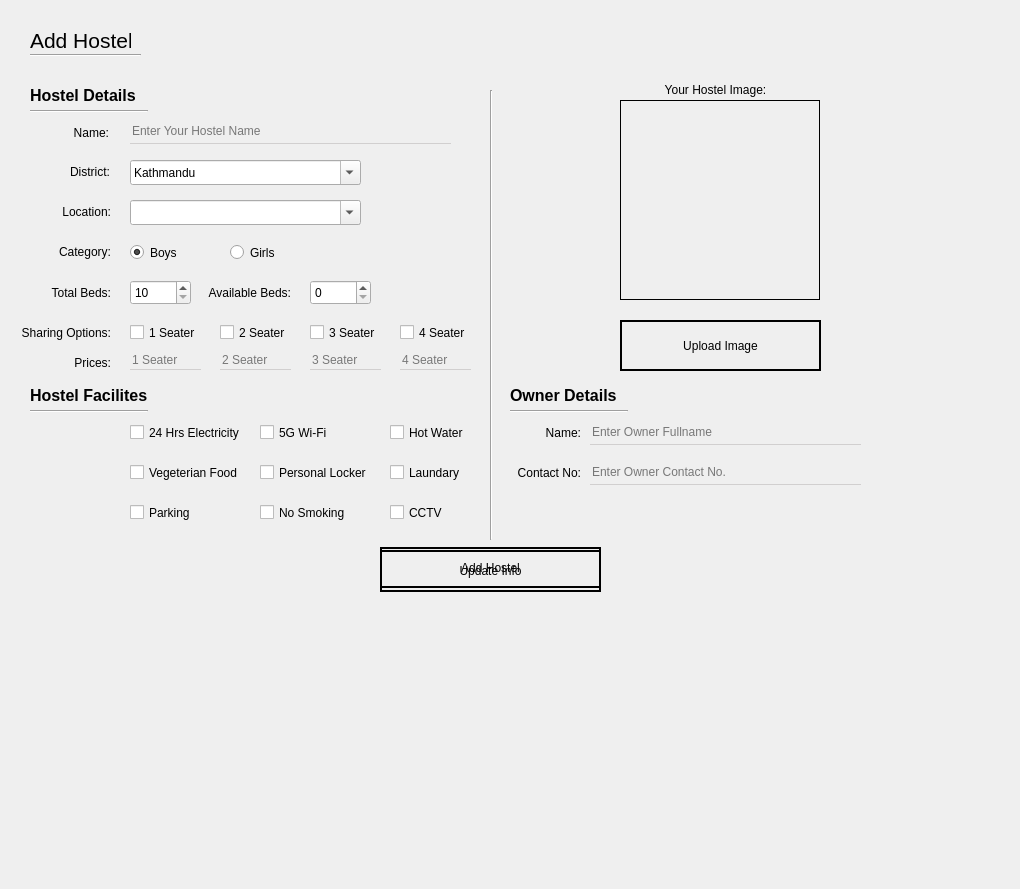
         <widget class="QWidget" name="addHostel_page">
          <property name="minimumSize">
           <size>
            <width>0</width>
            <height>0</height>
           </size>
          </property>
          <property name="styleSheet">
           <string notr="true">.QLineEdit{
	background: transparent;
	border:none;
	border-bottom: 1px solid rgb(209, 207, 207);
}
.QPushButton{
 border : 2px solid black;
text-align: center;
}
</string>
          </property>
          <widget class="QLabel" name="label_title">
           <property name="geometry">
            <rect>
             <x>30</x>
             <y>10</y>
             <width>101</width>
             <height>61</height>
            </rect>
           </property>
           <property name="styleSheet">
            <string notr="true">font-size : 16pt;</string>
           </property>
           <property name="text">
            <string>Add Hostel</string>
           </property>
           <property name="alignment">
            <set>Qt::AlignLeading|Qt::AlignLeft|Qt::AlignVCenter</set>
           </property>
          </widget>
          <widget class="QWidget" name="widget" native="true">
           <property name="geometry">
            <rect>
             <x>10</x>
             <y>80</y>
             <width>1001</width>
             <height>800</height>
            </rect>
           </property>
           <property name="sizePolicy">
            <sizepolicy hsizetype="Preferred" vsizetype="Preferred">
             <horstretch>0</horstretch>
             <verstretch>0</verstretch>
            </sizepolicy>
           </property>
           <property name="minimumSize">
            <size>
             <width>0</width>
             <height>800</height>
            </size>
           </property>
           <widget class="QLabel" name="label_4">
            <property name="geometry">
             <rect>
              <x>-10</x>
              <y>119</y>
              <width>111</width>
              <height>25</height>
             </rect>
            </property>
            <property name="text">
             <string>Location:</string>
            </property>
            <property name="alignment">
             <set>Qt::AlignRight|Qt::AlignTrailing|Qt::AlignVCenter</set>
            </property>
           </widget>
           <widget class="QCheckBox" name="in_5GWiFi">
            <property name="geometry">
             <rect>
              <x>250</x>
              <y>340</y>
              <width>120</width>
              <height>25</height>
             </rect>
            </property>
            <property name="cursor">
             <cursorShape>PointingHandCursor</cursorShape>
            </property>
            <property name="text">
             <string>5G Wi-Fi</string>
            </property>
           </widget>
           <widget class="QCheckBox" name="in_noSmoking">
            <property name="geometry">
             <rect>
              <x>250</x>
              <y>420</y>
              <width>120</width>
              <height>25</height>
             </rect>
            </property>
            <property name="cursor">
             <cursorShape>PointingHandCursor</cursorShape>
            </property>
            <property name="text">
             <string>No Smoking</string>
            </property>
           </widget>
           <widget class="QLabel" name="label_13">
            <property name="geometry">
             <rect>
              <x>480</x>
              <y>340</y>
              <width>91</width>
              <height>25</height>
             </rect>
            </property>
            <property name="text">
             <string>Name:</string>
            </property>
            <property name="alignment">
             <set>Qt::AlignRight|Qt::AlignTrailing|Qt::AlignVCenter</set>
            </property>
           </widget>
           <widget class="QCheckBox" name="in_hotWater">
            <property name="geometry">
             <rect>
              <x>380</x>
              <y>340</y>
              <width>120</width>
              <height>25</height>
             </rect>
            </property>
            <property name="cursor">
             <cursorShape>PointingHandCursor</cursorShape>
            </property>
            <property name="text">
             <string>Hot Water</string>
            </property>
           </widget>
           <widget class="QLabel" name="label_3">
            <property name="geometry">
             <rect>
              <x>-11</x>
              <y>79</y>
              <width>111</width>
              <height>25</height>
             </rect>
            </property>
            <property name="text">
             <string>District:</string>
            </property>
            <property name="alignment">
             <set>Qt::AlignRight|Qt::AlignTrailing|Qt::AlignVCenter</set>
            </property>
           </widget>
           <widget class="QCheckBox" name="in_vegFood">
            <property name="geometry">
             <rect>
              <x>120</x>
              <y>380</y>
              <width>120</width>
              <height>25</height>
             </rect>
            </property>
            <property name="cursor">
             <cursorShape>PointingHandCursor</cursorShape>
            </property>
            <property name="text">
             <string>Vegeterian Food</string>
            </property>
           </widget>
           <widget class="QPushButton" name="uploadImageBtn">
            <property name="geometry">
             <rect>
              <x>610</x>
              <y>240</y>
              <width>201</width>
              <height>51</height>
             </rect>
            </property>
            <property name="layoutDirection">
             <enum>Qt::LeftToRight</enum>
            </property>
            <property name="text">
             <string>Upload Image</string>
            </property>
           </widget>
           <widget class="QComboBox" name="in_district">
            <property name="geometry">
             <rect>
              <x>120</x>
              <y>80</y>
              <width>231</width>
              <height>25</height>
             </rect>
            </property>
            <property name="editable">
             <bool>true</bool>
            </property>
            <property name="placeholderText">
             <string/>
            </property>
            <item>
             <property name="text">
              <string>Kathmandu</string>
             </property>
            </item>
            <item>
             <property name="text">
              <string>Bhaktapur</string>
             </property>
            </item>
            <item>
             <property name="text">
              <string>Lalitpur</string>
             </property>
            </item>
           </widget>
           <widget class="QLabel" name="label_9">
            <property name="geometry">
             <rect>
              <x>-10</x>
              <y>270</y>
              <width>111</width>
              <height>25</height>
             </rect>
            </property>
            <property name="text">
             <string>Prices:</string>
            </property>
            <property name="alignment">
             <set>Qt::AlignRight|Qt::AlignTrailing|Qt::AlignVCenter</set>
            </property>
           </widget>
           <widget class="QCheckBox" name="in_threeSeater">
            <property name="geometry">
             <rect>
              <x>300</x>
              <y>240</y>
              <width>71</width>
              <height>25</height>
             </rect>
            </property>
            <property name="cursor">
             <cursorShape>PointingHandCursor</cursorShape>
            </property>
            <property name="text">
             <string>3 Seater</string>
            </property>
           </widget>
           <widget class="QLabel" name="label_8">
            <property name="geometry">
             <rect>
              <x>-10</x>
              <y>240</y>
              <width>111</width>
              <height>25</height>
             </rect>
            </property>
            <property name="text">
             <string>Sharing Options:</string>
            </property>
            <property name="alignment">
             <set>Qt::AlignRight|Qt::AlignTrailing|Qt::AlignVCenter</set>
            </property>
           </widget>
           <widget class="Line" name="line_4">
            <property name="geometry">
             <rect>
              <x>500</x>
              <y>330</y>
              <width>118</width>
              <height>3</height>
             </rect>
            </property>
            <property name="orientation">
             <enum>Qt::Horizontal</enum>
            </property>
           </widget>
           <widget class="QCheckBox" name="in_cctv">
            <property name="geometry">
             <rect>
              <x>380</x>
              <y>420</y>
              <width>120</width>
              <height>25</height>
             </rect>
            </property>
            <property name="cursor">
             <cursorShape>PointingHandCursor</cursorShape>
            </property>
            <property name="text">
             <string>CCTV</string>
            </property>
           </widget>
           <widget class="QLabel" name="label_10">
            <property name="geometry">
             <rect>
              <x>20</x>
              <y>300</y>
              <width>121</width>
              <height>31</height>
             </rect>
            </property>
            <property name="styleSheet">
             <string notr="true">font-weight : 600;
font-size : 12pt;</string>
            </property>
            <property name="text">
             <string>Hostel Facilites</string>
            </property>
           </widget>
           <widget class="QLineEdit" name="in_ownerContact">
            <property name="geometry">
             <rect>
              <x>580</x>
              <y>380</y>
              <width>271</width>
              <height>25</height>
             </rect>
            </property>
            <property name="placeholderText">
             <string>Enter Owner Contact No.</string>
            </property>
           </widget>
           <widget class="QRadioButton" name="radioBtn_girls">
            <property name="geometry">
             <rect>
              <x>220</x>
              <y>160</y>
              <width>70</width>
              <height>25</height>
             </rect>
            </property>
            <property name="cursor">
             <cursorShape>PointingHandCursor</cursorShape>
            </property>
            <property name="text">
             <string>Girls</string>
            </property>
           </widget>
           <widget class="Line" name="line_3">
            <property name="geometry">
             <rect>
              <x>480</x>
              <y>10</y>
              <width>3</width>
              <height>450</height>
             </rect>
            </property>
            <property name="sizePolicy">
             <sizepolicy hsizetype="Fixed" vsizetype="Preferred">
              <horstretch>0</horstretch>
              <verstretch>0</verstretch>
             </sizepolicy>
            </property>
            <property name="orientation">
             <enum>Qt::Vertical</enum>
            </property>
           </widget>
           <widget class="QPushButton" name="addHostelBtn">
            <property name="geometry">
             <rect>
              <x>370</x>
              <y>467</y>
              <width>221</width>
              <height>41</height>
             </rect>
            </property>
            <property name="text">
             <string>Add Hostel</string>
            </property>
           </widget>
           <widget class="QSpinBox" name="in_totalBeds">
            <property name="geometry">
             <rect>
              <x>120</x>
              <y>200</y>
              <width>61</width>
              <height>25</height>
             </rect>
            </property>
            <property name="minimum">
             <number>10</number>
            </property>
           </widget>
           <widget class="QLabel" name="label_12">
            <property name="geometry">
             <rect>
              <x>500</x>
              <y>300</y>
              <width>121</width>
              <height>31</height>
             </rect>
            </property>
            <property name="styleSheet">
             <string notr="true">font-weight : 600;
font-size : 12pt;</string>
            </property>
            <property name="text">
             <string>Owner Details</string>
            </property>
           </widget>
           <widget class="QCheckBox" name="in_oneSeater">
            <property name="geometry">
             <rect>
              <x>120</x>
              <y>240</y>
              <width>71</width>
              <height>25</height>
             </rect>
            </property>
            <property name="cursor">
             <cursorShape>PointingHandCursor</cursorShape>
            </property>
            <property name="text">
             <string>1 Seater</string>
            </property>
           </widget>
           <widget class="QLabel" name="label_hostel_img">
            <property name="geometry">
             <rect>
              <x>610</x>
              <y>20</y>
              <width>200</width>
              <height>200</height>
             </rect>
            </property>
            <property name="styleSheet">
             <string notr="true">border: 1px solid black;</string>
            </property>
            <property name="text">
             <string/>
            </property>
            <property name="alignment">
             <set>Qt::AlignCenter</set>
            </property>
           </widget>
           <widget class="QSpinBox" name="in_availableBeds">
            <property name="geometry">
             <rect>
              <x>300</x>
              <y>200</y>
              <width>61</width>
              <height>25</height>
             </rect>
            </property>
           </widget>
           <widget class="Line" name="line_2">
            <property name="geometry">
             <rect>
              <x>20</x>
              <y>330</y>
              <width>118</width>
              <height>3</height>
             </rect>
            </property>
            <property name="orientation">
             <enum>Qt::Horizontal</enum>
            </property>
           </widget>
           <widget class="QLineEdit" name="in_price1">
            <property name="geometry">
             <rect>
              <x>120</x>
              <y>270</y>
              <width>71</width>
              <height>20</height>
             </rect>
            </property>
            <property name="text">
             <string/>
            </property>
            <property name="readOnly">
             <bool>false</bool>
            </property>
            <property name="placeholderText">
             <string>1 Seater</string>
            </property>
           </widget>
           <widget class="QLabel" name="label_2">
            <property name="geometry">
             <rect>
              <x>-12</x>
              <y>40</y>
              <width>111</width>
              <height>25</height>
             </rect>
            </property>
            <property name="text">
             <string>Name:</string>
            </property>
            <property name="alignment">
             <set>Qt::AlignRight|Qt::AlignTrailing|Qt::AlignVCenter</set>
            </property>
           </widget>
           <widget class="QCheckBox" name="in_parking">
            <property name="geometry">
             <rect>
              <x>120</x>
              <y>420</y>
              <width>120</width>
              <height>25</height>
             </rect>
            </property>
            <property name="cursor">
             <cursorShape>PointingHandCursor</cursorShape>
            </property>
            <property name="text">
             <string>Parking</string>
            </property>
           </widget>
           <widget class="QComboBox" name="in_location">
            <property name="geometry">
             <rect>
              <x>120</x>
              <y>120</y>
              <width>231</width>
              <height>25</height>
             </rect>
            </property>
            <property name="editable">
             <bool>true</bool>
            </property>
           </widget>
           <widget class="QCheckBox" name="in_24HrsElec">
            <property name="geometry">
             <rect>
              <x>120</x>
              <y>340</y>
              <width>120</width>
              <height>25</height>
             </rect>
            </property>
            <property name="cursor">
             <cursorShape>PointingHandCursor</cursorShape>
            </property>
            <property name="text">
             <string>24 Hrs Electricity</string>
            </property>
           </widget>
           <widget class="QCheckBox" name="in_persLocker">
            <property name="geometry">
             <rect>
              <x>250</x>
              <y>380</y>
              <width>120</width>
              <height>25</height>
             </rect>
            </property>
            <property name="cursor">
             <cursorShape>PointingHandCursor</cursorShape>
            </property>
            <property name="text">
             <string>Personal Locker</string>
            </property>
           </widget>
           <widget class="QLabel" name="label_7">
            <property name="geometry">
             <rect>
              <x>190</x>
              <y>200</y>
              <width>91</width>
              <height>25</height>
             </rect>
            </property>
            <property name="text">
             <string>Available Beds:</string>
            </property>
            <property name="alignment">
             <set>Qt::AlignRight|Qt::AlignTrailing|Qt::AlignVCenter</set>
            </property>
           </widget>
           <widget class="QLineEdit" name="in_ownerName">
            <property name="geometry">
             <rect>
              <x>580</x>
              <y>340</y>
              <width>271</width>
              <height>25</height>
             </rect>
            </property>
            <property name="placeholderText">
             <string>Enter Owner Fullname</string>
            </property>
           </widget>
           <widget class="QLineEdit" name="in_price3">
            <property name="geometry">
             <rect>
              <x>300</x>
              <y>270</y>
              <width>71</width>
              <height>20</height>
             </rect>
            </property>
            <property name="placeholderText">
             <string>3 Seater</string>
            </property>
           </widget>
           <widget class="QLineEdit" name="in_price4">
            <property name="geometry">
             <rect>
              <x>390</x>
              <y>270</y>
              <width>71</width>
              <height>20</height>
             </rect>
            </property>
            <property name="placeholderText">
             <string>4 Seater</string>
            </property>
           </widget>
           <widget class="QRadioButton" name="radioBtn_boys">
            <property name="geometry">
             <rect>
              <x>120</x>
              <y>160</y>
              <width>81</width>
              <height>25</height>
             </rect>
            </property>
            <property name="cursor">
             <cursorShape>PointingHandCursor</cursorShape>
            </property>
            <property name="text">
             <string>Boys</string>
            </property>
            <property name="checked">
             <bool>true</bool>
            </property>
           </widget>
           <widget class="QLabel" name="label_6">
            <property name="geometry">
             <rect>
              <x>-10</x>
              <y>200</y>
              <width>111</width>
              <height>25</height>
             </rect>
            </property>
            <property name="text">
             <string>Total Beds:</string>
            </property>
            <property name="alignment">
             <set>Qt::AlignRight|Qt::AlignTrailing|Qt::AlignVCenter</set>
            </property>
           </widget>
           <widget class="QLineEdit" name="in_price2">
            <property name="geometry">
             <rect>
              <x>210</x>
              <y>270</y>
              <width>71</width>
              <height>20</height>
             </rect>
            </property>
            <property name="placeholderText">
             <string>2 Seater</string>
            </property>
           </widget>
           <widget class="QLabel" name="label">
            <property name="geometry">
             <rect>
              <x>20</x>
              <y>0</y>
              <width>121</width>
              <height>31</height>
             </rect>
            </property>
            <property name="styleSheet">
             <string notr="true">font-weight : 600;
font-size : 12pt;</string>
            </property>
            <property name="text">
             <string>Hostel Details</string>
            </property>
           </widget>
           <widget class="QCheckBox" name="in_fourSeater">
            <property name="geometry">
             <rect>
              <x>390</x>
              <y>240</y>
              <width>71</width>
              <height>25</height>
             </rect>
            </property>
            <property name="cursor">
             <cursorShape>PointingHandCursor</cursorShape>
            </property>
            <property name="text">
             <string>4 Seater</string>
            </property>
           </widget>
           <widget class="QCheckBox" name="in_laundary">
            <property name="geometry">
             <rect>
              <x>380</x>
              <y>380</y>
              <width>120</width>
              <height>25</height>
             </rect>
            </property>
            <property name="cursor">
             <cursorShape>PointingHandCursor</cursorShape>
            </property>
            <property name="text">
             <string>Laundary</string>
            </property>
           </widget>
           <widget class="QLineEdit" name="in_hostelName">
            <property name="geometry">
             <rect>
              <x>120</x>
              <y>39</y>
              <width>321</width>
              <height>25</height>
             </rect>
            </property>
            <property name="placeholderText">
             <string>Enter Your Hostel Name</string>
            </property>
           </widget>
           <widget class="QLabel" name="label_14">
            <property name="geometry">
             <rect>
              <x>480</x>
              <y>380</y>
              <width>91</width>
              <height>25</height>
             </rect>
            </property>
            <property name="text">
             <string>Contact No:</string>
            </property>
            <property name="alignment">
             <set>Qt::AlignRight|Qt::AlignTrailing|Qt::AlignVCenter</set>
            </property>
           </widget>
           <widget class="QLabel" name="label_5">
            <property name="geometry">
             <rect>
              <x>-10</x>
              <y>159</y>
              <width>111</width>
              <height>25</height>
             </rect>
            </property>
            <property name="text">
             <string>Category:</string>
            </property>
            <property name="alignment">
             <set>Qt::AlignRight|Qt::AlignTrailing|Qt::AlignVCenter</set>
            </property>
           </widget>
           <widget class="QCheckBox" name="in_twoSeater">
            <property name="geometry">
             <rect>
              <x>210</x>
              <y>240</y>
              <width>71</width>
              <height>25</height>
             </rect>
            </property>
            <property name="cursor">
             <cursorShape>PointingHandCursor</cursorShape>
            </property>
            <property name="text">
             <string>2 Seater</string>
            </property>
           </widget>
           <widget class="Line" name="line">
            <property name="geometry">
             <rect>
              <x>20</x>
              <y>30</y>
              <width>118</width>
              <height>3</height>
             </rect>
            </property>
            <property name="orientation">
             <enum>Qt::Horizontal</enum>
            </property>
           </widget>
           <widget class="QPushButton" name="updateHostelBtn">
            <property name="geometry">
             <rect>
              <x>370</x>
              <y>470</y>
              <width>221</width>
              <height>42</height>
             </rect>
            </property>
            <property name="styleSheet">
             <string notr="true">padding:2px;</string>
            </property>
            <property name="text">
             <string>Update Info</string>
            </property>
           </widget>
           <widget class="QLabel" name="label_11">
            <property name="geometry">
             <rect>
              <x>610</x>
              <y>0</y>
              <width>191</width>
              <height>20</height>
             </rect>
            </property>
            <property name="text">
             <string>Your Hostel Image:</string>
            </property>
            <property name="alignment">
             <set>Qt::AlignCenter</set>
            </property>
           </widget>
          </widget>
          <widget class="Line" name="line_signUp">
           <property name="geometry">
            <rect>
             <x>30</x>
             <y>40</y>
             <width>111</width>
             <height>31</height>
            </rect>
           </property>
           <property name="orientation">
            <enum>Qt::Horizontal</enum>
           </property>
          </widget>
         </widget>
